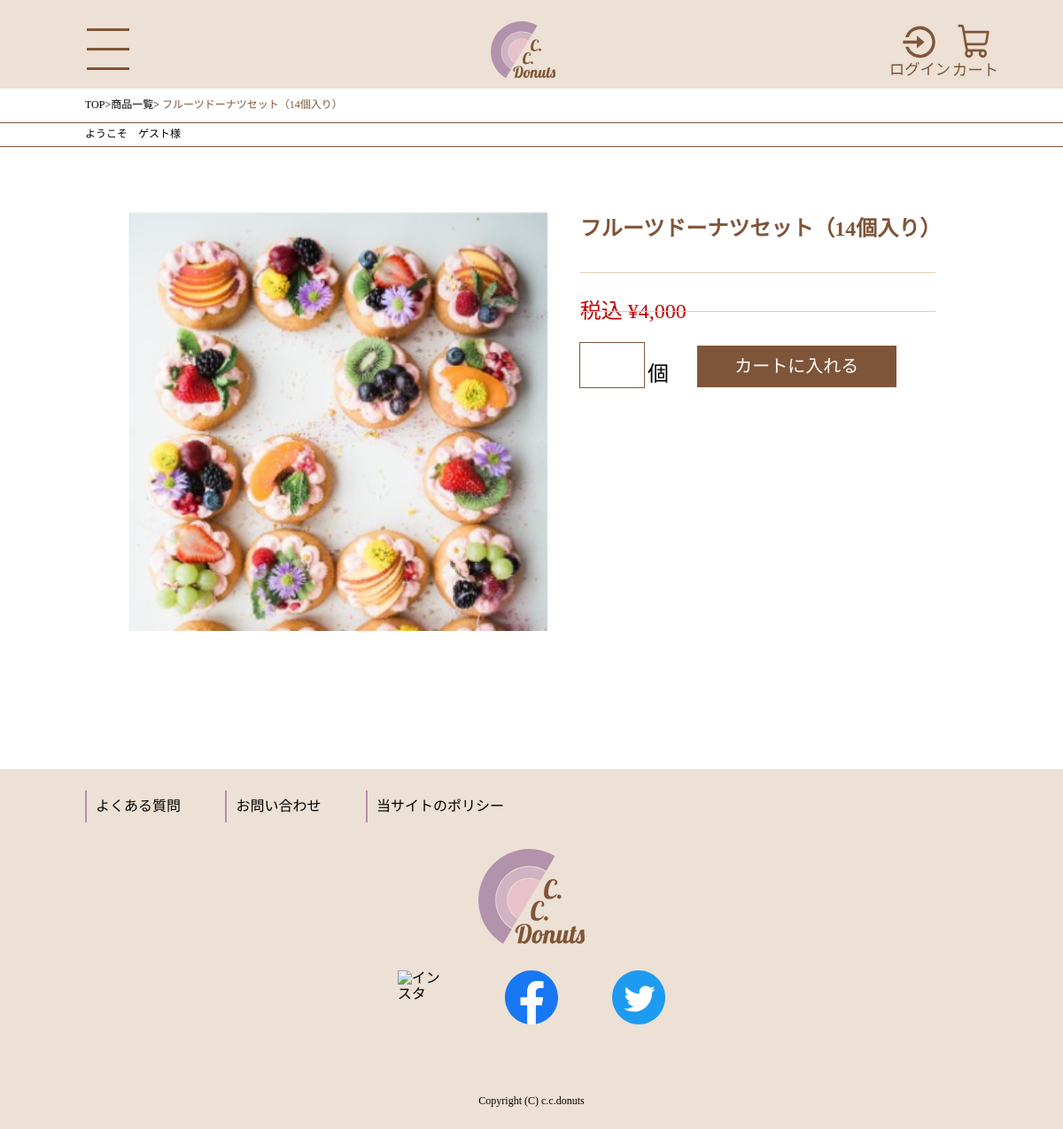
/detail.php?id=8, run on the app's committed database.
### tables this page shows
CREATE TABLE `product` (
  `id` int(11) NOT NULL,
  `name` varchar(200) NOT NULL,
  `price` int(11) NOT NULL,
  `description` varchar(1000) NOT NULL,
  `image` varchar(200) NOT NULL
);

### detail.php (the view, shortened to what this page needs)
<?php require 'includes/header.php' ?>
<div class="menu_ber detail_ber">
  <div class="gest_name">
    <a href="index.php">TOP</a><span>></span><a href="product.php">商品一覧</a>>
    <?php
    $pdo = new PDO(
      'mysql:host=mysql1.php.xdomain.ne.jp;dbname=yomichi0329_donuts;charset=utf8',
      'yomichi0329_cca',
      'ccadonuts'
    );
    $sql = $pdo->query('select * from product where id ="' . $_REQUEST["id"] . '"');
    foreach ($sql as $row) {
      echo '<span class="ber_name">', $row['name'], '</span>';
    }    ?>
  </div>
  <div class="gest_name">
    <?php if (isset($_SESSION['customer'])) {
      echo 'ようこそ　', $_SESSION['customer']['name'], '　様';
    } else {
      echo 'ようこそ　ゲスト様';
    }
    ?>
  </div>
</div>
<section>
  <?php
  $pdo = new PDO(
    'mysql:host=mysql1.php.xdomain.ne.jp;dbname=yomichi0329_donuts;charset=utf8',
    'yomichi0329_cca',
    'ccadonuts'
  );
  $sql = $pdo->query('select * from product where id ="' . $_REQUEST["id"] . '"');
  foreach ($sql as $row) {
    echo '<div class="donuts_list">';
    echo '<p class="item_img"><img alt="image" src="', $row['image'], '"></p>';
    echo '<form action="cart-show.php" method="post">';
    echo '<p class="menu-item-name">', $row['name'], '</p>';
    echo '<p class="price">税込 ¥', number_format($row['price']), '</p>';
    echo '<div class="donuts_item">';
    echo '<input size="1" value="" name="count">', '個';
    echo '<button type="submit" value="" class="cart_btn">カートに入れる</button>';
    echo '</div>';
    echo '</form>';
    echo '</div>';
  }
  ?>
</section>
<?php require 'includes/footer.php' ?>

### common/css/destyle.css (style rules this page uses)
html { line-height: 1.15; -webkit-text-size-adjust: 100%; -webkit-tap-highlight-color: transparent; }
body { margin: 0; }
p, table, blockquote, address, pre, iframe, form, figure, dl { margin: 0; }
a { background-color: transparent; text-decoration: none; color: inherit; }
img, embed, object, iframe { vertical-align: bottom; }
button, input, optgroup, select, textarea { -webkit-appearance: none; appearance: none; vertical-align: middle; color: inherit; font: inherit; background: transparent; padding: 0; margin: 0; outline: 0; border-radius: 0; text-align: inherit; }
button, input { overflow: visible; }
button, select { text-transform: none; }
button, [type="button"], [type="reset"], [type="submit"] { cursor: pointer; -webkit-appearance: none; appearance: none; }

### common/css/base.css (style rules this page uses)
:root { --rectangle1-: #FFD233; --rectangle2-: #B392AC; --rectangle3-: #7F5539; --rectangle4-: #D27C2C; --rectangle5-: #EDE0D4; --rectangle6-: #CCCCCC; --rectangle7-: #D9D9D9; --rectangle8-: #BF0000; --rectangle10-: #000000; --rectangl11-: #E6CCB2; --rectangle12-: #E8C2CA; --rectangle13-: #F7D1CD; --rectangle13-: #FF8877; --font-family-: 'Noto Sans JP', sans-serif; }
img { width: 100%; }
a { cursor: pointer; }

### common/css/home.css (style rules this page uses)
:root { --rectangle1-: #FFD233; --rectangle2-: #B392AC; --rectangle3-: #7F5539; --rectangle4-: #D27C2C; --rectangle5-: #EDE0D4; --rectangle6-: #CCCCCC; --rectangle7-: #D9D9D9; --rectangle8-: #BF0000; --rectangle10-: #000000; --rectangl11-: #E6CCB2; --rectangle12-: #E8C2CA; --rectangle13-: #F7D1CD; --rectangle13-: #FF8877; --font-family-: 'Noto Sans JP', sans-serif; }
img { width: 100%; }
.gest_name { font-size: 12px; padding: 3% 6%; border-bottom: 1px solid var(--rectangle3-); }
form { margin-top: 21%; }
.menu-item-name { color: var(--rectangle3-); text-align: left; padding-top: 17%; font-weight: 500; line-height: 25.6px; }
.price { text-align: left; margin-top: 9%; color: var(--rectangle8-) }
.cart_btn { text-align: center; margin-top: 11%; width: 90%; font-size: 12px; color: #fff; background-color: var(--rectangle3-); padding: 7% 0; }
@media screen and (min-width: 768px) { .gest_name { font-size: 12px; padding: 1% 8%; border-bottom: 1px solid var(--rectangle3-); } }
@media screen and (min-width: 768px) { form { margin-top: 10%; } }
@media screen and (min-width: 768px) { .cart_btn { width: 81%; padding: 5% 0; font-size: 20px; margin-top: 6%; } }
@media screen and (min-width: 768px) { .menu-item-name { padding-top: 9%; font-weight: 500; line-height: 29.6px; } }
@media screen and (min-width: 768px) { .price, .menu-item-name { font-size: 24px; } }

### common/css/sub.css (style rules this page uses)
:root { --rectangle1-: #FFD233; --rectangle2-: #B392AC; --rectangle3-: #7F5539; --rectangle4-: #D27C2C; --rectangle5-: #EDE0D4; --rectangle6-: #CCCCCC; --rectangle7-: #D9D9D9; --rectangle8-: #BF0000; --rectangle10-: #000000; --rectangl11-: #E6CCB2; --rectangle12-: #E8C2CA; --rectangle13-: #F7D1CD; --rectangle13-: #FF8877; --font-family-: 'Noto Sans JP', sans-serif; }
.detail_ber>.gest_name { padding: 2% 6%; }
.ber_name { color: var(--rectangle3-); text-align: left; font-weight: 500; line-height: 25.6px; }
.donuts_list { padding: 4% 5% 21%; }
.donuts_list>form { margin-top: 0; }
.donuts_list>form>.menu-item-name { padding-top: 6%; }
.donuts_item { display: flex; align-items: flex-end; }
.donuts_item>button { margin-left: 5%; width: 47%; padding: 3% 0; }
.donuts_item>input { margin-right: 1%; height: 36px; width: 18%; outline: 1px solid var(--rectangle3-); }
@media screen and (min-width: 768px) { .detail_ber>.gest_name { padding: 0.5% 8%; } }
@media screen and (min-width: 768px) { .donuts_list { display: flex; padding: 6% 12% 13%; column-gap: 4%; } }
@media screen and (min-width: 768px) { .item_img { flex-basis: 52%; } }
@media screen and (min-width: 768px) { .donuts_list>form { flex-basis: 44%; } }
@media screen and (min-width: 768px) { .donuts_list>form>.menu-item-name { padding-top: 2%; font-weight: 700; line-height: 24px; } }
@media screen and (min-width: 768px) { .donuts_item { font-size: 24px; display: flex; align-items: flex-end; } }
@media screen and (min-width: 768px) { .donuts_item>button { margin-left: 8%; width: 56%; padding: 3% 0; } }
@media screen and (min-width: 768px) { .donuts_item>input { height: 50px; } }

### data on the page
product: name "フルーツドーナツセット（14個入り）", image (picture), price "4,000"
